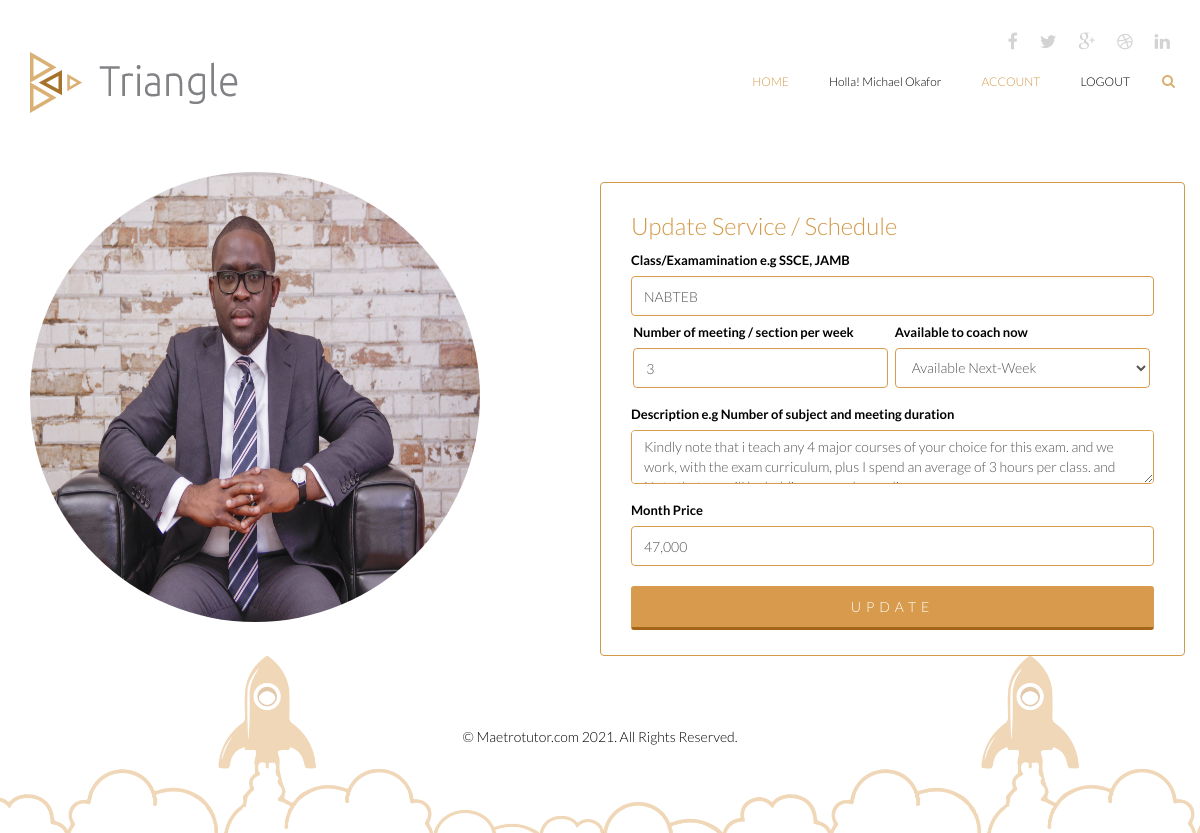
Page /editservice/7/update (signed in) on the earlier database version.
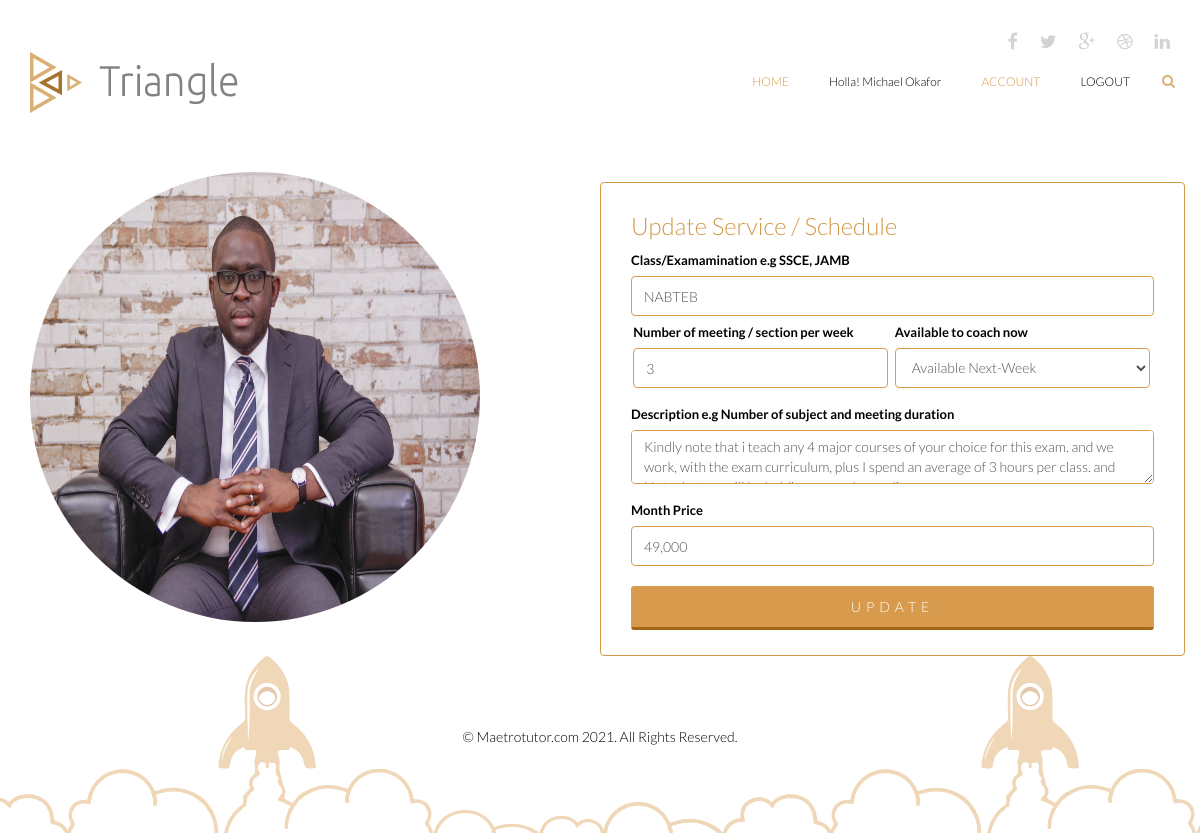
Same page on the later database version.
### triangle/models.py (models this page shows)
class User(db.Model, UserMixin):
    id = db.Column(db.Integer, primary_key=True)
    user_id = db.Column(db.String(255), nullable=True)
    name = db.Column(db.String(255), nullable=True)
    email = db.Column(db.String(255), unique=True, nullable=True)
    password = db.Column(db.String(255), nullable=False)
    secret_key = db.Column(db.String(255), nullable=True)
    phone = db.Column(db.String(255), nullable=True)
    gender = db.Column(db.String(255), nullable=True)
    online = db.Column(db.String(255), nullable=True)
    address = db.Column(db.String(255), nullable=True)
    role = db.Column(db.String(255), nullable=True)
    city = db.Column(db.String(255), nullable=True)
    state_of_origin = db.Column(db.String(255), nullable=True)
    country = db.Column(db.String(255), nullable=True)
    created_at = db.Column(db.DateTime(), default=datetime.utcnow)
    date_of_birth =db.Column(db.String(255), nullable=True)
    image = db.Column(db.String(255), nullable=True, default='default.jpg')
    tutor_image = db.Column(db.String(255), nullable=True, default='default.jpg')
    pro_status = db.Column(db.String(255), nullable=True, default= 0)
    online_status = db.Column(db.String(255), nullable=True, default= 0)
    bio_status = db.Column(db.String(255), nullable=True, default= 0)
    guarrantor_status = db.Column(db.String(255), nullable=True, default= 0)
    skill_status = db.Column(db.String(255), nullable=True, default= 0)
    subject_status = db.Column(db.String(255), nullable=True, default= 0)
    verify_status = db.Column(db.String(255), nullable=True, default= 0)
    activated_status = db.Column(db.String(255), nullable=True, default= 0)
    active = db.Column(db.Boolean())
    confirmed_at = db.Column(db.DateTime())

class Bio(db.Model, UserMixin):
    id = db.Column(db.Integer, primary_key=True)
    user_id = db.Column(db.String(255), nullable=True)
    about = db.Column(db.String(1000), nullable=True)
    email = db.Column(db.String(255), unique=True, nullable=True)
    marital_status = db.Column(db.String(255), nullable=True)
    phone = db.Column(db.String(255), nullable=True)
    role = db.Column(db.String(255), nullable=True)
    education = db.Column(db.String(255), nullable=True)
    gender = db.Column(db.String(255), nullable=True)
    online = db.Column(db.String(255), nullable=True)
    address = db.Column(db.String(255), nullable=True)
    religion = db.Column(db.String(255), nullable=True)
    city = db.Column(db.String(255), nullable=True)
    country = db.Column(db.String(255), nullable=True)
    created_at = db.Column(db.DateTime(), default=datetime.utcnow)
    date_of_birth =db.Column(db.String(255), nullable=True)
    image = db.Column(db.String(255), nullable=True, default='default.jpg')
    tutor_image = db.Column(db.String(255), nullable=True, default='default.jpg')
    pro_status = db.Column(db.String(255), nullable=True, default= 0)
    online_status = db.Column(db.String(255), nullable=True, default= 0)
    bio_status = db.Column(db.String(255), nullable=True, default= 0)
    guarrantor_status = db.Column(db.String(255), nullable=True, default= 0)
    skill_status = db.Column(db.String(255), nullable=True, default= 0)
    subject_status = db.Column(db.String(255), nullable=True, default= 0)
    verify_status = db.Column(db.String(255), nullable=True, default= 0)
    activated_status = db.Column(db.String(255), nullable=True, default= 0)
    active = db.Column(db.Boolean())
    confirmed_at = db.Column(db.DateTime())

class Service(db.Model, UserMixin):
    id = db.Column(db.Integer, primary_key=True)
    name = db.Column(db.String(255), nullable=True)
    email = db.Column(db.String(255), nullable=True)
    meeting = db.Column(db.String(255), nullable=True)
    description = db.Column(db.String(255), nullable=True)
    available = db.Column(db.String(255), nullable=True)
    duration = db.Column(db.String(255), nullable=True)
    price = db.Column(db.String(255), nullable=True)
    week_price = db.Column(db.String(255), nullable=True)
    incase = db.Column(db.String(255), nullable=True)
    class_status = db.Column(db.String(255), nullable=True, default= 0)
    meeting_count = db.Column(db.String(255), nullable=True, default= 0)
    class_count = db.Column(db.String(255), nullable=True, default= 0)
    count = db.Column(db.String(255), nullable=True, default= 0)
    created_at = db.Column(db.DateTime(), default=datetime.utcnow)
    updated_at = db.Column(db.DateTime())
    activated_status = db.Column(db.String(255), nullable=True, default= 0)
    active = db.Column(db.Boolean())
    confirmed_at = db.Column(db.DateTime())

### triangle/routes.py (the view)
@app.route('/editservice/<int:service_id>/update',methods=['GET', 'POST'])
@login_required
def editser(service_id):
  bios = Bio.query.filter_by(email = current_user.email)
  services = Service.query.filter_by(email=current_user.email)
  service = Service.query.get(service_id)
  form = UpdateServiceForm()
  services = Service.query.filter_by(email= current_user.email)
  if form.validate_on_submit():
    service.name = form.name.data
    service.meeting = form.meeting.data
    service.available = form.available.data
    service.description = form.description.data
    service.price = form.price.data
    db.session.commit()
    flash(f'Updated Successfully !', 'success')
    return redirect (url_for('service', service_id = service.id, email = current_user.email))
  elif request.method == 'GET':
    form.name.data = service.name
    form.meeting.data = service.meeting
    form.available.data = service.available
    form.description.data = service.description
    form.price.data = service.price
  return render_template('editservice.html', title = 'Modified Successfully',  form=form, bios=bios, email = current_user.email)

### triangle/templates/editservice.html (shortened to what this page needs)
{% extends 'layout/base.html' %}
{% block content %}
    <section id="portfolio-information" class="">
        <div class="container">
            <div class="row">
            {% for bio in bios %}
                <div class="col-sm-6">
                    <img src="{{url_for('static', filename='user_uploads/' + bio.image)}}"  class="card border-1 shadow-sm" alt="" id="md-imgg">
                </div>
                {% endfor %}
                <div class="col-sm-6">
  <div id="tab-container">
                <div class="row">
                     <div class="card border-1 shadow-sm" style="border: 1px solid #d29948; padding:10px 30px; border-radius:4px; margin-top: 10px">
                        <h2 style="color:#d29948;"> Update Service / Schedule </h2>
                         <form  method="post" action=""  accept-charset="UTF-8" enctype="multipart/form-data">
                     <div class="form-group">
                            {{ form.name.label(class="form-label", style="font-size:13px; ") }}
                                {% if form.name.errors %}
                                {{ form.name(class="form-control is-invalid") }}
                                  <ul class="errors">
                                    {% for error in form.name.errors %}
                                      <li>{{ error }}</li>
                                    {% endfor %}
                                  </ul>
                                  {% else %}
                                   {{ form.name(class="form-control",  autocomplete="off", id="md-phone") }}
                            {% endif %}
                    </div>
                  <div class="col-form-label"  id="md-grid-container" style="margin-top: -10px">
                                <div class="form-group" id="md-grid-left1">
                                 {{ form.meeting.label(class="form-label", style="font-size:13px; ") }}
                                    {% if form.meeting.errors %}
                                        {{ form.meeting(class="form-control is-invalid") }}
                                          <ul class="errors">
                                            {% for error in form.meeting.errors %}
                                              <li>{{ error }}</li>
                                            {% endfor %}
                                          </ul>
                                          {% else %}
                                           {{ form.meeting(class="form-control",  autocomplete="off", id="md-meeting") }}
                                    {% endif %}
                                </div>
                                <div class="form-group" id="md-grid-right1" >
                                 {{ form.available.label(class="form-label", style="font-size:13px; ") }}
                                   {% if form.available.errors %}
                                        {{ form.available(class="form-control is-invalid") }}
                                          <ul class="errors">
                                            {% for error in form.available.errors %}
                                              <li>{{ error }}</li>
                                            {% endfor %}
                                          </ul>
                                          {% else %}
                                           {{ form.available(class="form-control",  autocomplete="off", id="md-phone") }}
                                    {% endif %}
                                </div>
                            </div>
                                <div class="form-group" >
                             {{ form.description.label(class="form-label", style="font-size:13px; ") }}
                                {% if form.description.errors %}
                                {{ form.description(class="form-control is-invalid") }}
                                  <ul class="errors">
                                    {% for error in form.description.errors %}
                                      <li>{{ error }}</li>
                                    {% endfor %}
                                  </ul>
                                  {% else %}
                                   {{ form.description(class="form-control",  autocomplete="off", id="md-phone") }}
                            {% endif %}
                                </div>
                                <div class="form-group" >
                            {{ form.price.label(class="form-label", style="font-size:13px; ") }}
                                {% if form.price.errors %}
                                {{ form.price(class="form-control is-invalid") }}
                                  <ul class="errors">
                                    {% for error in form.price.errors %}
                                      <li>{{ error }}</li>
                                    {% endfor %}
                                  </ul>
                                  {% else %}
                                   {{ form.price(class="form-control",  autocomplete="off", id="md-phone") }}
                            {% endif %}
                                </div>
                            <div class="form-group">
                                {{ form.submit(class="btn btn-submit", autocomplete="off", id="md-phone") }}
                            </div>
                        </form>
                    </div>
                </div>
            </div>
                </div>
            </div>
        </div>
    </section>
   {% endblock %}

### triangle/templates/layout/base.html (shortened to what this page needs)
<!DOCTYPE html>
<html lang="en">
<head>
         <link href="/static/css/bootstrap.min.css" rel="stylesheet">
    <link href="/static/css/font-awesome.min.css" rel="stylesheet">
    <link href="/static/css/animate.min.css" rel="stylesheet">
	<link href="/static/css/main.css" rel="stylesheet">
	<link href="/static/css/responsive.css" rel="stylesheet">
</head>
<body>
	<header id="header">
        <div class="container">
            <div class="row">
                <div class="col-sm-12 overflow">
                   <div class="social-icons pull-right">
                        <ul class="nav nav-pills">
                            <li><a href=""><i class="fa fa-facebook"></i></a></li>
                            <li><a href=""><i class="fa fa-twitter"></i></a></li>
                            <li><a href=""><i class="fa fa-google-plus"></i></a></li>
                            <li><a href=""><i class="fa fa-dribbble"></i></a></li>
                            <li><a href=""><i class="fa fa-linkedin"></i></a></li>
                        </ul>
                    </div>
                </div>
             </div>
        </div>
        <div class="navbar navbar-inverse" role="banner">
            <div class="container">
                <div class="navbar-header">
                    <a class="navbar-brand" href="{{url_for('index')}}">
                    	<h1><img src="/static/images/logo.png" alt="logo"></h1>
                    </a>
                </div>
                {% if current_user.is_authenticated:  %}
                    {% if current_user.role == 'Tutor' %}
                    <div class="collapse navbar-collapse">
                    <ul class="nav navbar-nav navbar-right">
                     <li class="active"><a href="{{url_for('home')}}">Home</a></li>
                        <li ><a href="{{url_for('home')}}" style="text-transform: capitalize;">Holla! {{current_user.name}}</a></li>
                                {% if current_user.bio_status == 0 %}
                                <li class="active"><a href="{{url_for('bio')}}">Account</a></li>
                                 {% else %}
                                <li class="active"><a href="{{url_for('profile')}}">Account</a></li>
                                {% endif %}
                        <li><a href="{{url_for('logout')}}">Logout</a></li>
                    </ul>
                 </div>
                 {% endif %}
                {% endif %}
                <div class="search">
                    <form role="form">
                        <i class="fa fa-search"></i>
                    </form>
                </div>
            </div>
        </div>
    </header>
    {% block content %}
    {% endblock %}
    <footer id="footer">
        <div class="container">
            <div class="row">
                <div class="col-sm-12">
                    <div class="copyright-text text-center">
                        <p>&copy; Maetrotutor.com 2021. All Rights Reserved.</p>
                    </div>
                </div>
            </div>
        </div>
    </footer>
</body>
</html>

Differences in the rows shown:
changed Service "NABTEB": price "47,000" → "49,000"
